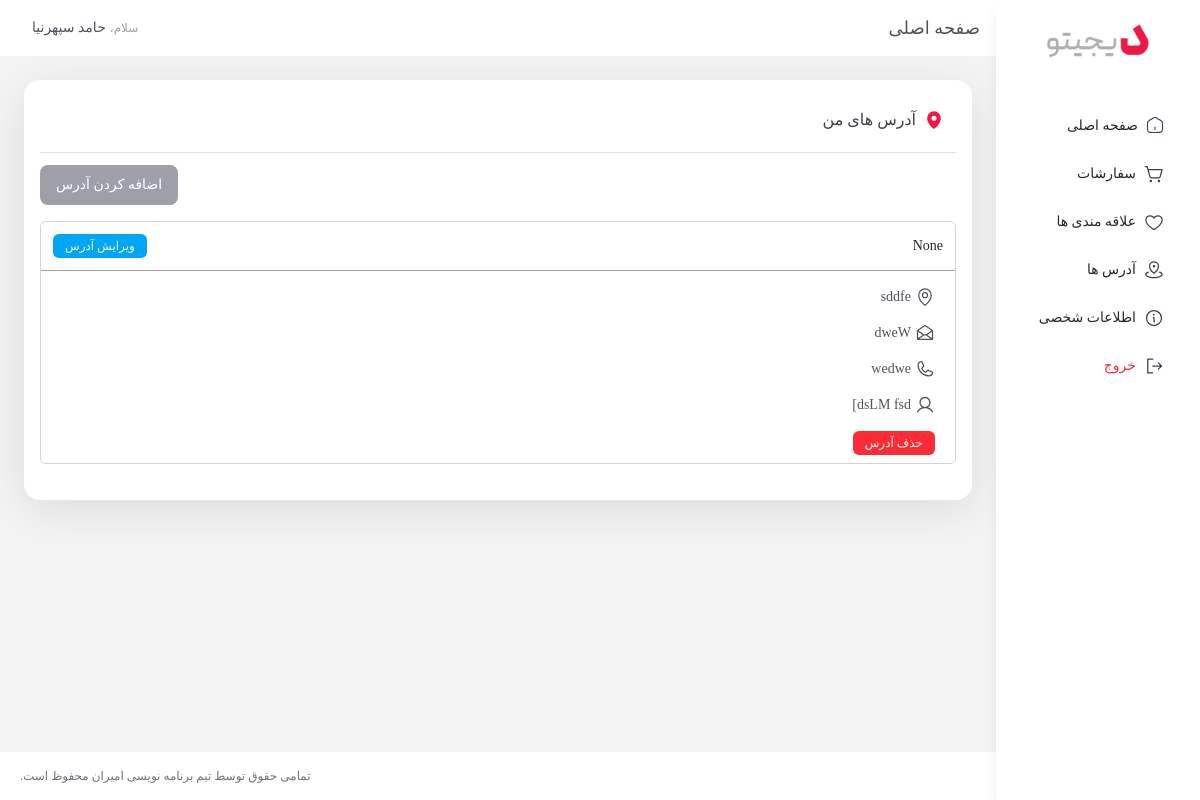
/dashboard/address/ (signed in), run on an earlier commit of the app's database.
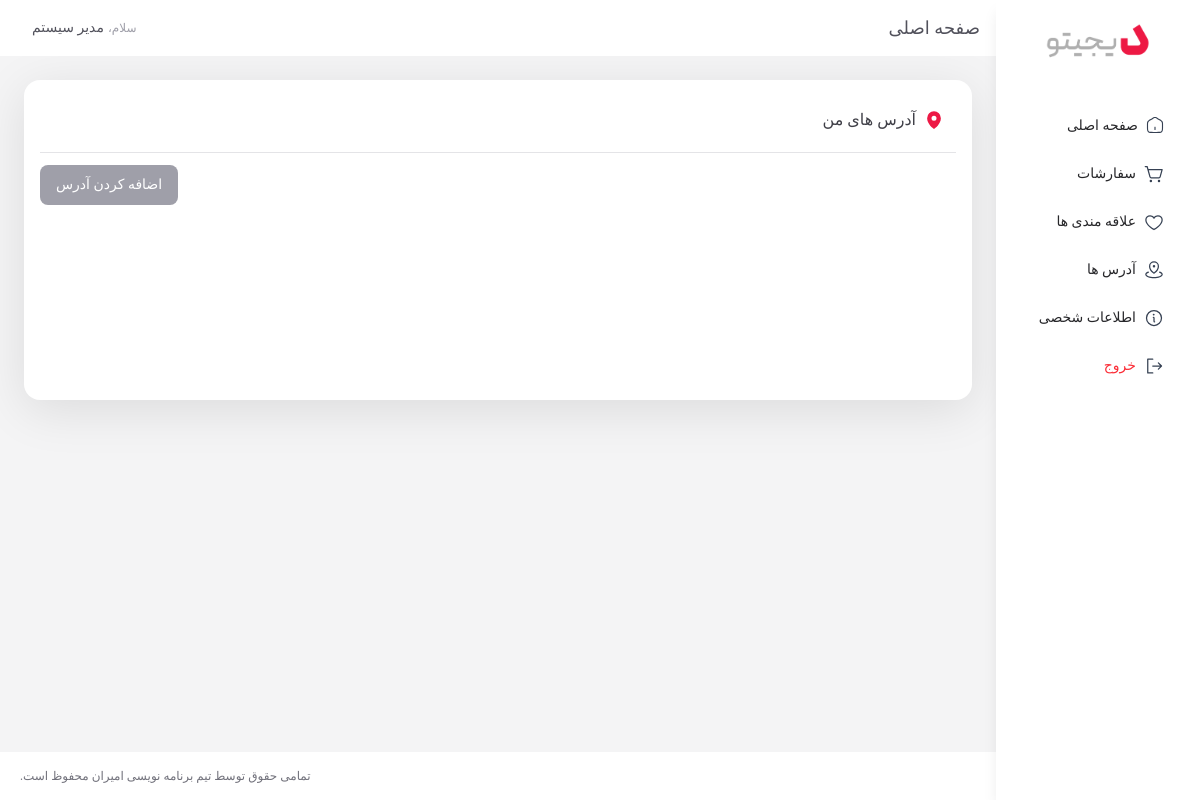
And on a later commit of the database.
### accounts/models.py (models this page shows, shortened)
class MyUser(AbstractBaseUser, PermissionsMixin):
    phone = models.CharField(max_length=20, unique=True, verbose_name="شماره تلفن")
    fullname = models.CharField(max_length=255, verbose_name="نام و نام خانوادگی", blank=True)
    age = models.PositiveSmallIntegerField(verbose_name="سن", null=True, blank=True)
    province = models.CharField(max_length=100, verbose_name="استان", blank=True)
    city = models.CharField(max_length=100, verbose_name="شهر", blank=True)
    gender_choices = (
        ('male', "مرد"),
        ('female', "زن")
    )
    gender = models.CharField(choices=gender_choices, null=True, blank=True, max_length=50, verbose_name="جنسیت")
    is_active = models.BooleanField(default=True, verbose_name="فعال است")
    is_admin = models.BooleanField(default=False, verbose_name="مدیر است")
    class Meta:
        verbose_name = "کاربر"
        verbose_name_plural = "کاربران"
        ordering = ['-id']
    objects = MyUserManager()
    USERNAME_FIELD = 'phone'
    REQUIRED_FIELDS = []

class Address(models.Model):
    user = models.ForeignKey(MyUser, on_delete=models.CASCADE, related_name='addresses', verbose_name="کاربر")
    subject = models.CharField(max_length=50, null=True, blank=True, verbose_name="عنوان آدرس")
    first_name = models.CharField(max_length=50, verbose_name="نام")
    last_name = models.CharField(max_length=50, verbose_name="نام خانوادگی")
    province = models.CharField(max_length=50, verbose_name="استان")
    city = models.CharField(max_length=50, verbose_name="شهر")
    address_details = models.CharField(max_length=50, verbose_name="جزئیات آدرس")
    phone_number = models.CharField(max_length=15, verbose_name="شماره تلفن")
    postal_code = models.CharField(max_length=50, verbose_name="کد پستی")
    additional_info = models.CharField(max_length=50, verbose_name="اطلاعات اضافی", blank=True)
    class Meta:
        verbose_name = "آدرس"
        verbose_name_plural = "آدرس‌ها"
        ordering = ['-id']

### accounts/views.py (the view)
# urls.py: path('dashboard/address/', views.dashboard_address, name='dashboard-address'),
def dashboard_address(request):
    addresses = Address.objects.filter(user=request.user)
    form = AddressForm()
    return render(request, 'accounts/dashboardAddress.html', {"addresses": addresses, "form": form } )

### contex_processors/contex_processors.py (called while the page is built, shortened)
def cart_context(request):
    context = {
        'cart_items_count': 0,
        'cart_total_price': 0,
        'cart': None,
    }
    if request.user.is_authenticated:
        try:
            cart = Cart.objects.prefetch_related('items__product__images').get(user=request.user)
            context['cart'] = cart
            context['cart_items_count'] = cart.get_total_items()
            context['cart_total_price'] = cart.get_total_price()
        except Cart.DoesNotExist:
            pass
    return context

def categories_context(request):
    try:
        from products.models import Category
        categories = (
            Category.objects.filter(parent__isnull=True)
            .exclude(slug='')
            .prefetch_related(
                'children__children__children'  # تا سه سطح
            )
            .order_by('name')
        )
        return {'categories': categories}
    except Exception as e:
        import logging
        logging.error(f"Category context error: {e}")
        return {'categories': []}

### accounts/templates/accounts/dashboardAddress.html (shortened to what this page needs)
{% extends 'accounts/dashboard_base.html' %}
{% load static %}
{% block content %}
    <main class="p-6 flex-1 overflow-y-auto">
        <div class="bg-white rounded-2xl min-h-80 h-auto shadow-custom p-4">
            <div class="px-2 md:px-3 pt-3 pb-5 mb-3 text-zinc-700 text-sm md:text-base flex items-center gap-x-2 border-b border-zinc-200">
                <svg class="fill-primary-500" fill="" height="20" viewbox="0 0 256 256" width="20"
                     xmlns="http://www.w3.org/2000/svg">
                    <path d="M128,16a88.1,88.1,0,0,0-88,88c0,75.3,80,132.17,83.41,134.55a8,8,0,0,0,9.18,0C136,236.17,216,179.3,216,104A88.1,88.1,0,0,0,128,16Zm0,56a32,32,0,1,1-32,32A32,32,0,0,1,128,72Z"></path>
                </svg>
                آدرس های من
            </div>
            <div class="flex justify-end items-center mb-4">
                <a class="open-modal text-xs md:text-sm bg-zinc-400 hover:opacity-90 hover:shadow-lg transition rounded-lg px-4 py-2.5 text-white"
                   data-modal="addAddress" href="#">
                    اضافه کردن آدرس
                </a>
            </div>
            <div class="space-y-5">
                {% for address in addresses %}
                    <div class="border border-zinc-300 rounded-md">
                        <div class="border-b border-b-zinc-400 p-3 text-zinc-800 text-sm flex justify-between items-center">
                            {{ address.subject }}
                            <a href="#"
                               class="open-modal text-zinc-50 cursor-pointer hover:text-zinc-100 transition bg-sky-500 hover:bg-sky-600 px-3 py-1 text-xs rounded-md"
                               data-modal="editAddress{{ address.pk }}">
                                ویرایش آدرس
                            </a>
                        </div>
                        <div class="px-5 py-4 text-zinc-600 fill-zinc-600 space-y-4 text-sm">
                            <div class="flex gap-x-1 items-center">
                                {{ address.address_details }}
                            </div>
                            <div class="flex gap-x-1 items-center">
                                {{ address.postal_code }}
                            </div>
                            <div class="flex gap-x-1 items-center">
                                {{ address.phone_number }}
                            </div>
                            <div class="flex gap-x-1 items-center">
                                {{ address.first_name }} {{ address.last_name }}
                            </div>
                        </div>
                        <a class="text-zinc-50 hover:text-zinc-100 transition bg-red-500 hover:bg-red-600 px-3 py-1 block w-fit mb-2 mr-5 text-xs rounded-md"
                           href="{% url 'delete_address' address.pk %}">
                            حذف آدرس
                        </a>
                    </div>
                {% endfor %}
            </div>
        </div>
    </main>
{% endblock %}

### accounts/templates/accounts/dashboard_base.html (shortened to what this page needs)
{% load static %}
<!DOCTYPE html>
<html class="scroll-smooth" dir="rtl" lang="fa">
<head>
    <link href='{% static "./assets/css/main.css" %}' rel="stylesheet"/>
</head>
<body class="max-w-[1700px] mx-auto bg-zinc-100 flex flex-col min-h-screen relative">
<div class="z-20 fixed top-0 right-0 w-10/12 md:w-6/12 lg:w-[17%] h-screen bg-white shadow-lg transform translate-x-full lg:translate-x-0 transition-transform duration-300 ease-in-out"
     id="mobile-menu">
    <div class="p-5 flex flex-col gap-y-3 justify-center items-center">
        <div class="flex justify-center">
            <a href="/">
                <img alt="" class="max-w-24 md:max-w-28 h-fit" src='{% static "./assets/image/logo.png" %}'/>
            </a>
        </div>
    </div>
    <ul class="p-5 space-y-1 text-sm text-zinc-800 overflow-y-auto pb-48">
        <li>
            <a class="py-3 px-4 hover:bg-gradient-to-l hover:from-zinc-100 hover:to-transparent rounded-lg flex gap-x-2"
               href={% url 'dashboard' %}>
                صفحه اصلی
        </li>
        <li>
            <a class="py-3 px-4 hover:bg-gradient-to-l hover:from-zinc-100 hover:to-transparent rounded-lg flex gap-x-2"
               href={% url 'dashboard-orders' %}>
                سفارشات
        </li>
        <li>
            <a class="py-3 px-4 hover:bg-gradient-to-l hover:from-zinc-100 hover:to-transparent rounded-lg flex gap-x-2"
               href={% url 'dashboard-favorites' %}>
                علاقه مندی ها
        </li>
        <li>
            <a class="py-3 px-4 hover:bg-gradient-to-l hover:from-zinc-100 hover:to-transparent rounded-lg flex gap-x-2"
               href="{% url 'dashboard-address' %}">
                آدرس ها
            </a>
        </li>
        <li>
            <a class="py-3 px-4 hover:bg-gradient-to-l hover:from-zinc-100 hover:to-transparent rounded-lg flex gap-x-2"
               href={% url 'dashboard-details' %}>
                اطلاعات شخصی
        </li>
        <li>
            <a class="py-3 px-4 hover:bg-gradient-to-l hover:from-red-200 text-red-500 hover:text-red-600 hover:to-transparent rounded-lg flex gap-x-2 group"
               href={% url 'logout' %}>
                خروج
        </li>
    </ul>
</div>
<div class="w-full lg:w-[83%] mr-auto flex flex-col min-h-screen">
    <header class="bg-white w-full h-14 flex justify-between items-center px-4 shrink-0">
        <div class="flex gap-x-3 items-center">
            <div class="md:text-lg md:font-yekanBakhBold text-zinc-600">
                صفحه اصلی
            </div>
        </div>
        <div class="flex items-center cursor-pointer group relative hover:bg-zinc-100 transition px-4 py-2 rounded-lg">
<span class="flex items-center gap-x-1">
<span class="text-zinc-400 text-xs">
            سلام،
          </span>
<span class="text-zinc-600 text-sm">
            {{ request.user.fullname }}
          </span>
</span>
        </div>
    </header>
    {% block content %}
    {% endblock %}
<footer class="bg-white h-12 flex items-center justify-end px-5 w-full text-zinc-500 text-xs shrink-0">
        تمامی حقوق توسط تیم برنامه نویسی امیران محفوظ است.
    </footer>
    </div>
    </body>
    </html>

What changed in the data, as far as the page shows it:
removed Address: subject "None", address_details "sddfe", postal_code "dweW", phone_number "wedwe", first_name "dsLM", last_name "fsd]"
changed MyUser: user.fullname "حامد سپهرنیا" → "مدیر سیستم"
